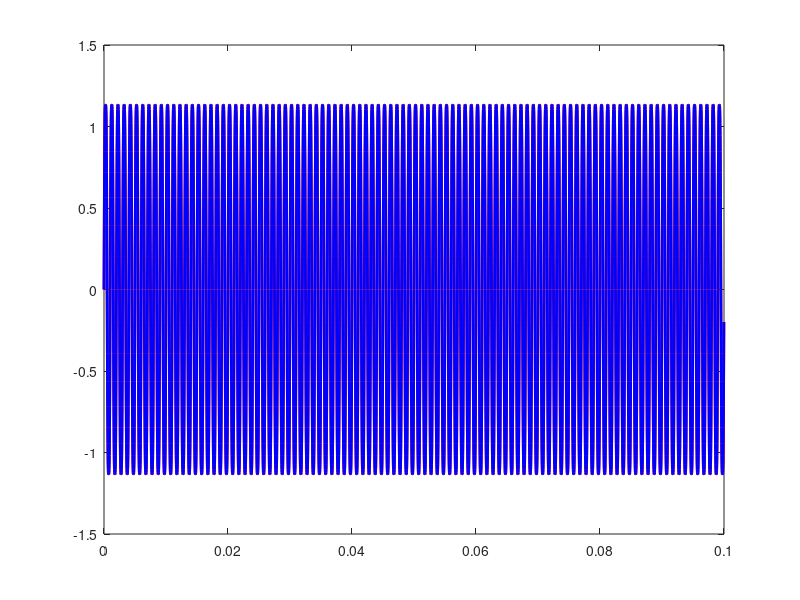

The MATLAB source for this figure:
close all
clear all

load ideal_carrier_dpd_data.mat
load coefficients.mat % Load the coefficients I got to recreate the model
fsig = 1000;
x_t = 2*sin(2*pi*fsig*t); % Set the input
% Recreate the model 
xc = x_t.';
X = [xc.^0, xc.^1, xc.^2, xc.^3];
ys = X*c; % Get the result by using my coefficients
Y = y.';

% Plot the original y and the recreated ys in the same graph 
figure(1)
plot(t,y,"r-","Linewidth",2);
hold on
plot(t,ys,"b-","Linewidth",2);

